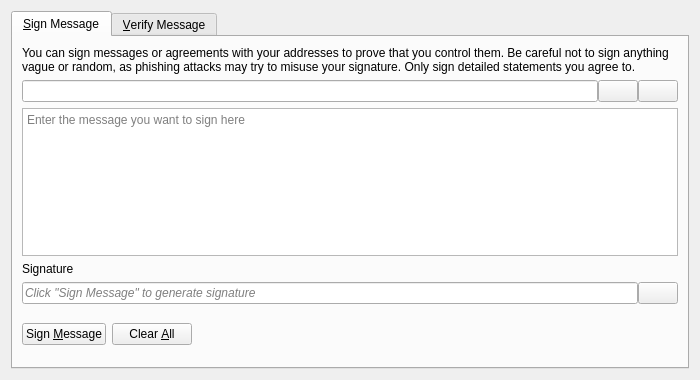
<?xml version="1.0" encoding="UTF-8"?>
<ui version="4.0">
 <class>SignVerifyMessageDialog</class>
 <widget class="QDialog" name="SignVerifyMessageDialog">
  <property name="geometry">
   <rect>
    <x>0</x>
    <y>0</y>
    <width>700</width>
    <height>380</height>
   </rect>
  </property>
  <property name="windowTitle">
   <string>Signatures - Sign / Verify a Message</string>
  </property>
  <property name="modal">
   <bool>true</bool>
  </property>
  <layout class="QVBoxLayout" name="verticalLayout">
   <item>
    <widget class="QTabWidget" name="tabWidget">
     <property name="currentIndex">
      <number>0</number>
     </property>
     <widget class="QWidget" name="tabSignMessage">
      <attribute name="title">
       <string>&amp;Sign Message</string>
      </attribute>
      <layout class="QVBoxLayout" name="verticalLayout_SM">
       <item>
        <widget class="QLabel" name="infoLabel_SM">
         <property name="text">
          <string>You can sign messages or agreements with your addresses to prove that you control them. Be careful not to sign anything vague or random, as phishing attacks may try to misuse your signature. Only sign detailed statements you agree to.</string>
         </property>
         <property name="textFormat">
          <enum>Qt::PlainText</enum>
         </property>
         <property name="wordWrap">
          <bool>true</bool>
         </property>
        </widget>
       </item>
       <item>
        <layout class="QHBoxLayout" name="horizontalLayout_1_SM">
         <property name="spacing">
          <number>0</number>
         </property>
         <item>
          <widget class="QValidatedLineEdit" name="addressIn_SM">
           <property name="toolTip">
            <string>The Elements address to sign the message with</string>
           </property>
          </widget>
         </item>
         <item>
          <widget class="QPushButton" name="addressBookButton_SM">
           <property name="toolTip">
            <string>Choose previously used address</string>
           </property>
           <property name="text">
            <string/>
           </property>
           <property name="icon">
            <iconset resource="../bitcoin.qrc">
             <normaloff>:/icons/address-book</normaloff>:/icons/address-book</iconset>
           </property>
           <property name="shortcut">
            <string>Alt+A</string>
           </property>
           <property name="autoDefault">
            <bool>false</bool>
           </property>
          </widget>
         </item>
         <item>
          <widget class="QPushButton" name="pasteButton_SM">
           <property name="toolTip">
            <string>Paste address from clipboard</string>
           </property>
           <property name="text">
            <string/>
           </property>
           <property name="icon">
            <iconset resource="../bitcoin.qrc">
             <normaloff>:/icons/editpaste</normaloff>:/icons/editpaste</iconset>
           </property>
           <property name="shortcut">
            <string>Alt+P</string>
           </property>
           <property name="autoDefault">
            <bool>false</bool>
           </property>
          </widget>
         </item>
        </layout>
       </item>
       <item>
        <widget class="QPlainTextEdit" name="messageIn_SM">
         <property name="toolTip">
          <string>Enter the message you want to sign here</string>
         </property>
         <property name="placeholderText">
          <string>Enter the message you want to sign here</string>
         </property>
        </widget>
       </item>
       <item>
        <widget class="QLabel" name="signatureLabel_SM">
         <property name="text">
          <string>Signature</string>
         </property>
         <property name="textFormat">
          <enum>Qt::PlainText</enum>
         </property>
        </widget>
       </item>
       <item>
        <layout class="QHBoxLayout" name="horizontalLayout_2_SM">
         <property name="spacing">
          <number>0</number>
         </property>
         <item>
          <widget class="QLineEdit" name="signatureOut_SM">
           <property name="placeholderText">
            <string>Click "Sign Message" to generate signature</string>
           </property>
           <property name="font">
            <font>
             <italic>true</italic>
            </font>
           </property>
           <property name="readOnly">
            <bool>true</bool>
           </property>
          </widget>
         </item>
         <item>
          <widget class="QPushButton" name="copySignatureButton_SM">
           <property name="toolTip">
            <string>Copy the current signature to the system clipboard</string>
           </property>
           <property name="text">
            <string/>
           </property>
           <property name="icon">
            <iconset resource="../bitcoin.qrc">
             <normaloff>:/icons/editcopy</normaloff>:/icons/editcopy</iconset>
           </property>
           <property name="autoDefault">
            <bool>false</bool>
           </property>
          </widget>
         </item>
        </layout>
       </item>
       <item>
        <layout class="QHBoxLayout" name="horizontalLayout_3_SM">
         <item>
          <widget class="QPushButton" name="signMessageButton_SM">
           <property name="toolTip">
            <string>Sign the message to prove you control this Elements address</string>
           </property>
           <property name="text">
            <string>Sign &amp;Message</string>
           </property>
           <property name="icon">
            <iconset resource="../bitcoin.qrc">
             <normaloff>:/icons/edit</normaloff>:/icons/edit</iconset>
           </property>
           <property name="autoDefault">
            <bool>false</bool>
           </property>
          </widget>
         </item>
         <item>
          <widget class="QPushButton" name="clearButton_SM">
           <property name="toolTip">
            <string>Reset all sign message fields</string>
           </property>
           <property name="text">
            <string>Clear &amp;All</string>
           </property>
           <property name="icon">
            <iconset resource="../bitcoin.qrc">
             <normaloff>:/icons/remove</normaloff>:/icons/remove</iconset>
           </property>
           <property name="autoDefault">
            <bool>false</bool>
           </property>
          </widget>
         </item>
         <item>
          <spacer name="horizontalSpacer_1_SM">
           <property name="orientation">
            <enum>Qt::Horizontal</enum>
           </property>
           <property name="sizeHint" stdset="0">
            <size>
             <width>40</width>
             <height>48</height>
            </size>
           </property>
          </spacer>
         </item>
         <item>
          <widget class="QLabel" name="statusLabel_SM">
           <property name="font">
            <font>
             <weight>75</weight>
             <bold>true</bold>
            </font>
           </property>
           <property name="text">
            <string/>
           </property>
           <property name="wordWrap">
            <bool>true</bool>
           </property>
          </widget>
         </item>
         <item>
          <spacer name="horizontalSpacer_2_SM">
           <property name="orientation">
            <enum>Qt::Horizontal</enum>
           </property>
           <property name="sizeHint" stdset="0">
            <size>
             <width>40</width>
             <height>48</height>
            </size>
           </property>
          </spacer>
         </item>
        </layout>
       </item>
      </layout>
     </widget>
     <widget class="QWidget" name="tabVerifyMessage">
      <attribute name="title">
       <string>&amp;Verify Message</string>
      </attribute>
      <layout class="QVBoxLayout" name="verticalLayout_VM">
       <item>
        <widget class="QLabel" name="infoLabel_VM">
         <property name="text">
          <string>Enter the receiver's address, message (ensure you copy line breaks, spaces, tabs, etc. exactly) and signature below to verify the message. Be careful not to read more into the signature than what is in the signed message itself, to avoid being tricked by a man-in-the-middle attack. Note that this only proves the signing party receives with the address, it cannot prove sendership of any transaction!</string>
         </property>
         <property name="textFormat">
          <enum>Qt::PlainText</enum>
         </property>
         <property name="alignment">
          <set>Qt::AlignLeading|Qt::AlignLeft|Qt::AlignTop</set>
         </property>
         <property name="wordWrap">
          <bool>true</bool>
         </property>
        </widget>
       </item>
       <item>
        <layout class="QHBoxLayout" name="horizontalLayout_1_VM">
         <property name="spacing">
          <number>0</number>
         </property>
         <item>
          <widget class="QValidatedLineEdit" name="addressIn_VM">
           <property name="toolTip">
            <string>The Elements address the message was signed with</string>
           </property>
          </widget>
         </item>
         <item>
          <widget class="QPushButton" name="addressBookButton_VM">
           <property name="toolTip">
            <string>Choose previously used address</string>
           </property>
           <property name="text">
            <string/>
           </property>
           <property name="icon">
            <iconset resource="../bitcoin.qrc">
             <normaloff>:/icons/address-book</normaloff>:/icons/address-book</iconset>
           </property>
           <property name="shortcut">
            <string>Alt+A</string>
           </property>
           <property name="autoDefault">
            <bool>false</bool>
           </property>
          </widget>
         </item>
        </layout>
       </item>
       <item>
        <widget class="QPlainTextEdit" name="messageIn_VM">
          <property name="toolTip">
            <string>The signed message to verify</string>
          </property>
          <property name="placeholderText">
            <string>The signed message to verify</string>
          </property>
        </widget>
       </item>
       <item>
        <widget class="QValidatedLineEdit" name="signatureIn_VM">
          <property name="toolTip">
            <string>The signature given when the message was signed</string>
          </property>
          <property name="placeholderText">
            <string>The signature given when the message was signed</string>
          </property>
        </widget>
       </item>
       <item>
        <layout class="QHBoxLayout" name="horizontalLayout_2_VM">
         <item>
          <widget class="QPushButton" name="verifyMessageButton_VM">
           <property name="toolTip">
            <string>Verify the message against the specified Elements address</string>
           </property>
           <property name="text">
            <string>Verify &amp;Message</string>
           </property>
           <property name="icon">
            <iconset resource="../bitcoin.qrc">
             <normaloff>:/icons/transaction_0</normaloff>:/icons/transaction_0</iconset>
           </property>
           <property name="autoDefault">
            <bool>false</bool>
           </property>
          </widget>
         </item>
         <item>
          <widget class="QPushButton" name="clearButton_VM">
           <property name="toolTip">
            <string>Reset all verify message fields</string>
           </property>
           <property name="text">
            <string>Clear &amp;All</string>
           </property>
           <property name="icon">
            <iconset resource="../bitcoin.qrc">
             <normaloff>:/icons/remove</normaloff>:/icons/remove</iconset>
           </property>
           <property name="autoDefault">
            <bool>false</bool>
           </property>
          </widget>
         </item>
         <item>
          <spacer name="horizontalSpacer_1_VM">
           <property name="orientation">
            <enum>Qt::Horizontal</enum>
           </property>
           <property name="sizeHint" stdset="0">
            <size>
             <width>40</width>
             <height>48</height>
            </size>
           </property>
          </spacer>
         </item>
         <item>
          <widget class="QLabel" name="statusLabel_VM">
           <property name="font">
            <font>
             <weight>75</weight>
             <bold>true</bold>
            </font>
           </property>
           <property name="text">
            <string/>
           </property>
           <property name="wordWrap">
            <bool>true</bool>
           </property>
          </widget>
         </item>
         <item>
          <spacer name="horizontalSpacer_2_VM">
           <property name="orientation">
            <enum>Qt::Horizontal</enum>
           </property>
           <property name="sizeHint" stdset="0">
            <size>
             <width>40</width>
             <height>48</height>
            </size>
           </property>
          </spacer>
         </item>
        </layout>
       </item>
      </layout>
     </widget>
    </widget>
   </item>
  </layout>
 </widget>
 <customwidgets>
  <customwidget>
   <class>QValidatedLineEdit</class>
   <extends>QLineEdit</extends>
   <header>qt/qvalidatedlineedit.h</header>
  </customwidget>
 </customwidgets>
 <resources>
  <include location="../bitcoin.qrc"/>
 </resources>
 <connections/>
</ui>
